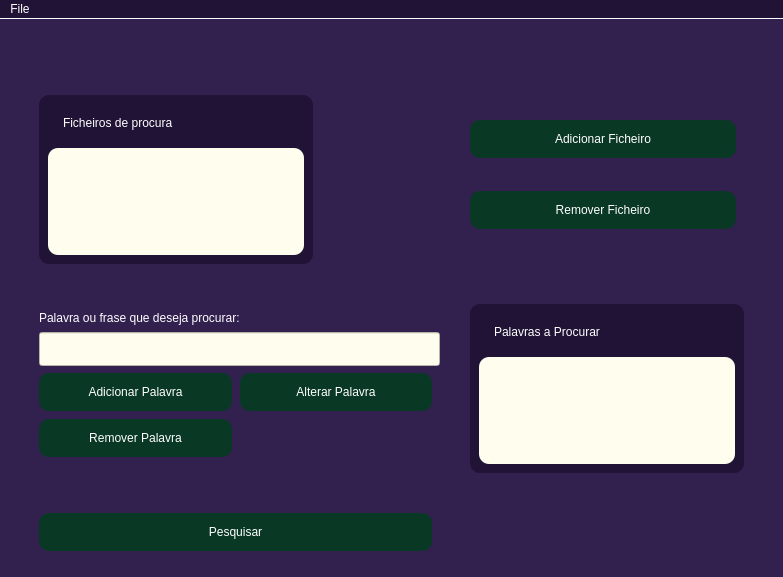
<?xml version="1.0" encoding="UTF-8"?>
<ui version="4.0">
 <class>MainWindow</class>
 <widget class="QMainWindow" name="MainWindow">
  <property name="windowModality">
   <enum>Qt::NonModal</enum>
  </property>
  <property name="geometry">
   <rect>
    <x>0</x>
    <y>0</y>
    <width>783</width>
    <height>577</height>
   </rect>
  </property>
  <property name="sizePolicy">
   <sizepolicy hsizetype="Minimum" vsizetype="Maximum">
    <horstretch>0</horstretch>
    <verstretch>0</verstretch>
   </sizepolicy>
  </property>
  <property name="windowTitle">
   <string>Procurador Excel</string>
  </property>
  <property name="styleSheet">
   <string notr="true">QWidget{
	background-color:#32204f;
	color: white;
}

QScrollArea{
	border: none;
}

QListWidget{
	background-color: #FFFDED;
}

QLineEdit{
	background-color: #FFFDED;
	padding:8px;
	
	
}

QMenuBar{
	background-color: #201335;	
	border-bottom: 1px solid white; 
}
QMenu{
	background-color: #201335;	
}

QPushButton{
	background-color: #093824;
	padding: 12px;
	margin-bottom: 8px;
	margin-right: 8px;
	border-radius: 10px;
	border: 1px solid rgba(255, 255, 255,.5);
	cursor: pointer;
}
QPushButton::hover{
	border: 1px solid white;
	background-color: #032115;
}</string>
  </property>
  <widget class="QWidget" name="centralwidget">
   <layout class="QVBoxLayout" name="verticalLayout" stretch="0">
    <property name="spacing">
     <number>0</number>
    </property>
    <item>
     <widget class="QScrollArea" name="scrollArea">
      <property name="widgetResizable">
       <bool>true</bool>
      </property>
      <widget class="QWidget" name="scrollAreaWidgetContents">
       <property name="geometry">
        <rect>
         <x>0</x>
         <y>0</y>
         <width>765</width>
         <height>538</height>
        </rect>
       </property>
       <layout class="QGridLayout" name="gridLayout">
        <property name="leftMargin">
         <number>30</number>
        </property>
        <property name="rightMargin">
         <number>30</number>
        </property>
        <property name="horizontalSpacing">
         <number>30</number>
        </property>
        <property name="verticalSpacing">
         <number>40</number>
        </property>
        <item row="3" column="1">
         <layout class="QGridLayout" name="gridLayout_4" columnstretch="0">
          <item row="1" column="0">
           <widget class="QWidget" name="widget_2" native="true">
            <property name="styleSheet">
             <string notr="true">background-color: #201335;
padding: 12px;
border-radius: 10px;</string>
            </property>
            <layout class="QVBoxLayout" name="verticalLayout_5">
             <item>
              <widget class="QLabel" name="label_3">
               <property name="text">
                <string>Palavras a Procurar</string>
               </property>
              </widget>
             </item>
             <item>
              <widget class="QListWidget" name="listPalavras">
               <property name="sizePolicy">
                <sizepolicy hsizetype="Fixed" vsizetype="Expanding">
                 <horstretch>0</horstretch>
                 <verstretch>0</verstretch>
                </sizepolicy>
               </property>
               <property name="styleSheet">
                <string notr="true">background-color: #FFFDED;
color: black;</string>
               </property>
              </widget>
             </item>
            </layout>
           </widget>
          </item>
         </layout>
        </item>
        <item row="2" column="0">
         <layout class="QVBoxLayout" name="verticalLayout_2" stretch="1">
          <item>
           <widget class="QWidget" name="widget" native="true">
            <property name="sizePolicy">
             <sizepolicy hsizetype="Maximum" vsizetype="Maximum">
              <horstretch>0</horstretch>
              <verstretch>0</verstretch>
             </sizepolicy>
            </property>
            <property name="styleSheet">
             <string notr="true">background-color: #201335;
padding: 12px;
border-radius: 10px;</string>
            </property>
            <layout class="QVBoxLayout" name="verticalLayout_4">
             <item>
              <widget class="QLabel" name="label_2">
               <property name="text">
                <string>Ficheiros de procura</string>
               </property>
              </widget>
             </item>
             <item>
              <widget class="QListWidget" name="listFicheiros">
               <property name="sizePolicy">
                <sizepolicy hsizetype="Maximum" vsizetype="Maximum">
                 <horstretch>0</horstretch>
                 <verstretch>0</verstretch>
                </sizepolicy>
               </property>
               <property name="styleSheet">
                <string notr="true">background-color: #FFFDED;
color: black;
</string>
               </property>
               <property name="textElideMode">
                <enum>Qt::ElideLeft</enum>
               </property>
              </widget>
             </item>
            </layout>
           </widget>
          </item>
         </layout>
        </item>
        <item row="4" column="0">
         <widget class="QPushButton" name="btnPesquisar">
          <property name="cursor">
           <cursorShape>PointingHandCursor</cursorShape>
          </property>
          <property name="text">
           <string>Pesquisar</string>
          </property>
         </widget>
        </item>
        <item row="2" column="1">
         <layout class="QVBoxLayout" name="verticalLayout_3">
          <item>
           <widget class="QPushButton" name="btnAdicionarFicheiro">
            <property name="cursor">
             <cursorShape>PointingHandCursor</cursorShape>
            </property>
            <property name="text">
             <string>Adicionar Ficheiro</string>
            </property>
           </widget>
          </item>
          <item>
           <widget class="QPushButton" name="btnRemoverFicheiro">
            <property name="cursor">
             <cursorShape>PointingHandCursor</cursorShape>
            </property>
            <property name="text">
             <string>Remover Ficheiro</string>
            </property>
           </widget>
          </item>
         </layout>
        </item>
        <item row="3" column="0">
         <layout class="QGridLayout" name="gridLayout_3">
          <item row="1" column="1">
           <widget class="QLineEdit" name="txtPalavra">
            <property name="sizePolicy">
             <sizepolicy hsizetype="Expanding" vsizetype="Maximum">
              <horstretch>0</horstretch>
              <verstretch>0</verstretch>
             </sizepolicy>
            </property>
            <property name="styleSheet">
             <string notr="true">color: black;</string>
            </property>
           </widget>
          </item>
          <item row="2" column="1">
           <layout class="QGridLayout" name="gridLayout_2">
            <item row="0" column="0">
             <widget class="QPushButton" name="btnAdicionarPalavra">
              <property name="cursor">
               <cursorShape>PointingHandCursor</cursorShape>
              </property>
              <property name="text">
               <string>Adicionar Palavra</string>
              </property>
             </widget>
            </item>
            <item row="0" column="2">
             <widget class="QPushButton" name="btnAlterarPalavra">
              <property name="cursor">
               <cursorShape>PointingHandCursor</cursorShape>
              </property>
              <property name="text">
               <string>Alterar Palavra</string>
              </property>
             </widget>
            </item>
            <item row="1" column="0">
             <widget class="QPushButton" name="btnRemoverPalavra">
              <property name="cursor">
               <cursorShape>PointingHandCursor</cursorShape>
              </property>
              <property name="text">
               <string>Remover Palavra</string>
              </property>
             </widget>
            </item>
           </layout>
          </item>
          <item row="0" column="1">
           <widget class="QLabel" name="label">
            <property name="sizePolicy">
             <sizepolicy hsizetype="Maximum" vsizetype="Maximum">
              <horstretch>0</horstretch>
              <verstretch>0</verstretch>
             </sizepolicy>
            </property>
            <property name="text">
             <string>Palavra ou frase que deseja procurar:</string>
            </property>
           </widget>
          </item>
         </layout>
        </item>
        <item row="1" column="0">
         <widget class="QWidget" name="widget_3" native="true">
          <layout class="QGridLayout" name="gridLayout_5"/>
         </widget>
        </item>
       </layout>
      </widget>
     </widget>
    </item>
   </layout>
  </widget>
  <widget class="QMenuBar" name="menubar">
   <property name="geometry">
    <rect>
     <x>0</x>
     <y>0</y>
     <width>783</width>
     <height>21</height>
    </rect>
   </property>
   <widget class="QMenu" name="menuFile">
    <property name="title">
     <string>File</string>
    </property>
    <addaction name="actionAbout"/>
    <addaction name="separator"/>
    <addaction name="actionSair"/>
   </widget>
   <addaction name="menuFile"/>
  </widget>
  <action name="actionAbout">
   <property name="text">
    <string>About</string>
   </property>
  </action>
  <action name="actionSair">
   <property name="text">
    <string>Sair</string>
   </property>
  </action>
 </widget>
 <resources/>
 <connections/>
</ui>
